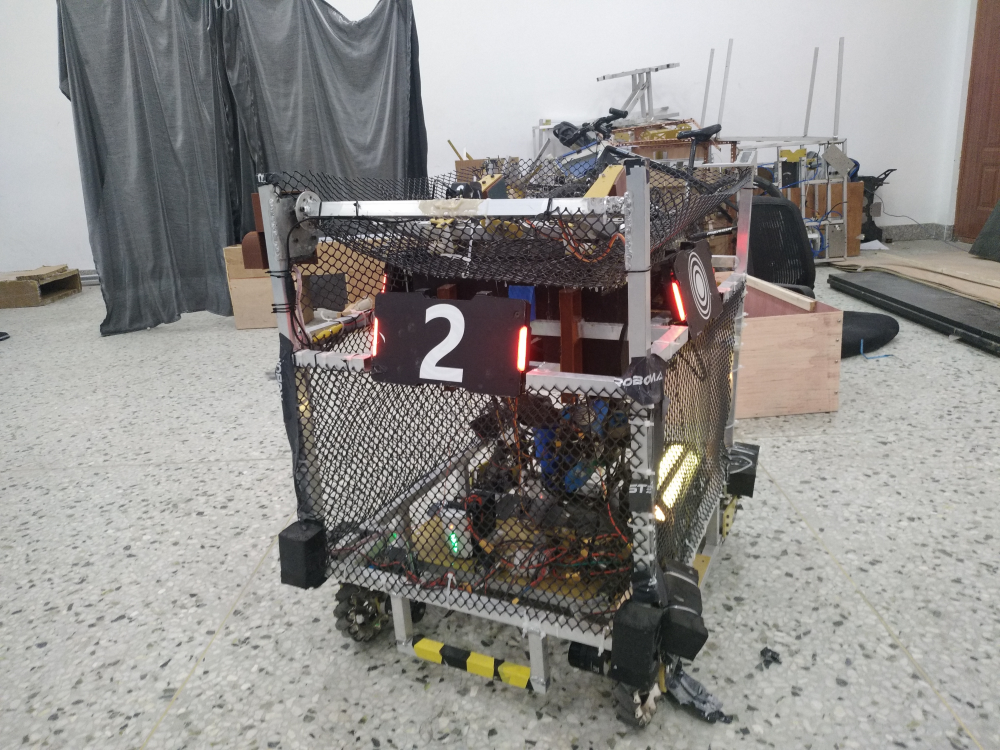
//> input picture Line_sign/data/1.jpg, 4000 x 3000 px, given in place of the camera (shown at 1/4 size)
$ ./main   (built with g++ and OpenCV 4)
//> lines starting //> are read from the running program, lines starting //| are printed output that depends on the picture; after the words box and inside, x2 and y2 are one past the last pixel; in counts of white or black regions, pixels touching at a corner belong together

#include <opencv2/highgui/highgui.hpp>
#include <opencv2/core/core.hpp>
#include <opencv2/opencv.hpp>
#include <iostream>
#include <math.h>


using namespace std;
using namespace cv;


#define T_ANGLE_THRE 15
#define T_SIZE_THRE 0.15
#define Lost_times 20
#define track_long 100
int color_change=0;

class RectTrack//
{
public:
    RotatedRect Rect;
    vector<Point> Track;
    int count =Lost_times;
};


void drawBox(RotatedRect box, Mat img);
Mat select(Mat im,int hh,int hl,int sh,int sl,int vh,int vl);
Mat select_Red(Mat im);
Mat select_Blue(Mat im);
vector<RotatedRect> ArmorDetect(vector<RotatedRect> vEllipse);
vector<RotatedRect> getContours(Mat gray);
void drawLine( vector<RectTrack> TRACK, Mat img);
Scalar_<double> colormap(double n);
int find(RotatedRect rect,vector<RectTrack> track);
void gettrack(vector<RotatedRect> vRlt,vector<RectTrack>& TRACK);


void on_Trackbar_color_change(int, void*)
{
}


#define VIDEO


int main(int argc, char** argv)
 {

    namedWindow("gray");
    namedWindow("image");
    createTrackbar("Blue or Red","image",&color_change,1,on_Trackbar_color_change);


    Mat im,gray;//define image and his gray picture
    TickMeter tim;//to take time
    vector<RectTrack> TRACK;// vectory of a class   to memory track and rotate rect
    vector<RotatedRect> vEllipse; //定以旋转矩形的向量，用于存储发现的目标区域
    vector<RotatedRect> vRlt;// the likely armor plate    Typy rotate rect
    stringstream fps;// to show fps in image
    int n=0;// to count times


#ifdef VIDEO
    VideoCapture video(1);//open
//    video.open("/home/zsq/sq_file/opencv/Line_sign/data/23.mp4");

    if(video.isOpened()==0)
    {
        cout<<"failed open the camera"<<endl;
        return -1;
    }
    video.set(CAP_PROP_AUTO_EXPOSURE,0.25);
    video.set(CV_CAP_PROP_EXPOSURE,(float)16/10000);
    video.set(CV_CAP_PROP_FOURCC, CV_FOURCC('M', 'J', 'P', 'G'));//设置为MJPG格式
#else

    im=imread("/home/zsq/sq_file/opencv/Line_sign/data/2.jpg");
    if(im.empty()==1)
    {
        cout<<"failed open the image";
        return 1;
    }
    resize(im,im,Size(im.cols/4,im.rows/4));
#endif


    fps<<"fps"<<endl;

    while(1)
        {

        if(n==0){tim.reset();tim.start();}
        n++;


#ifdef VIDEO
        video>>im;
//> im is the input picture: 3000 rows x 4000 cols, CV_8UC3; mean B, G, R 139, 141.5, 143.8
        blur(im,im,Size(5,5),Point(-1,-1));
#endif

        //gray=select(im,184,168,255,150,255,117);//red  0~~158  f16     blue 116 70  f16
        if(color_change==0) gray=select_Blue(im);
//> in select, `cvtColor(im,im,CV_BGR2HSV);`: im: 3000 rows x 4000 cols, CV_8UC3; mean H, S, V 63.1, 23, 146.4
//> after the loop in select, `for(int i=0;i<im.cols;i++)`:
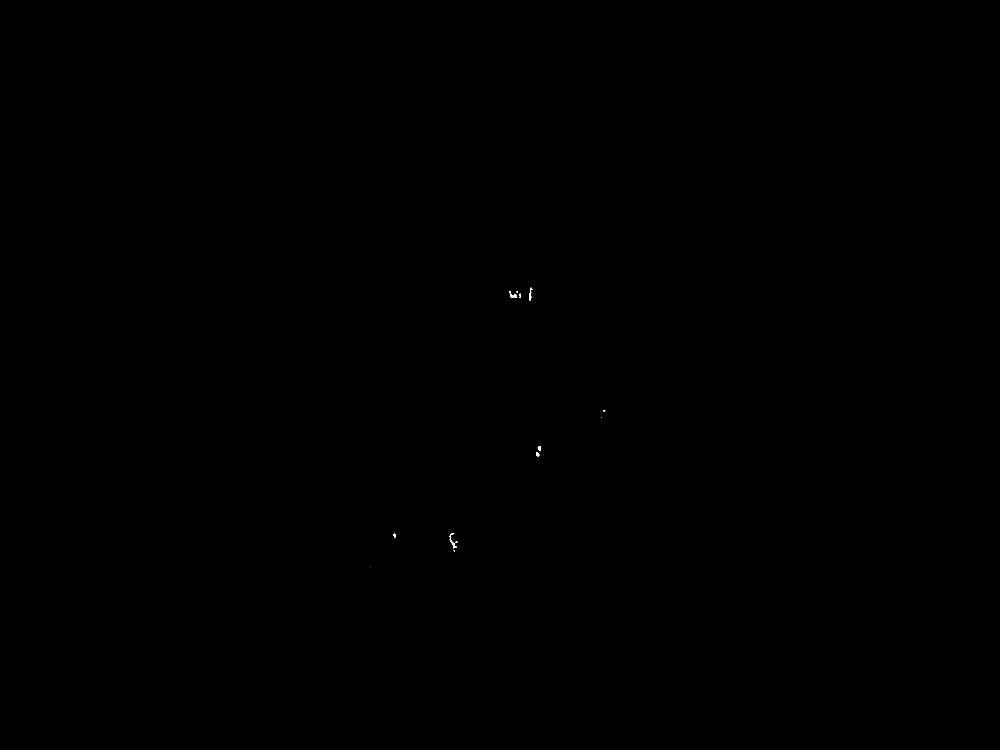
//> gray: 3000 rows x 4000 cols, CV_8UC1 (shown at 1/4 size); 0.01% white; 15 white regions (5 under 20 px), largest, box (x1, y1, x2, y2) and area: (1798, 2133, 1828, 2193) 372, (2038, 1164, 2068, 1191) 327, (2118, 1151, 2130, 1202) 218
        else gray=select_Red(im);


        Mat e5(10,10,CV_8U,Scalar(1));
        morphologyEx(gray,gray,MORPH_CLOSE,e5);
//> gray: 3000 rows x 4000 cols, CV_8UC1; 0.02% white; 9 white regions (2 under 20 px)
//      morphologyEx(gray,gray,MORPH_OPEN,e5);
//      Canny(gray,gray,100,200,5);


        vEllipse=getContours(gray);//返回选卷矩形
//> in getContours, `findContours(gray, contour, RETR_CCOMP , CHAIN_APPROX_SIMPLE);`: contour = 9 contours, 3 with area under 20; largest, box (x1, y1, x2, y2) and area: (2039, 1165, 2085, 1192) 470, (1799, 2134, 1830, 2208) 370, (2119, 1152, 2131, 1203) 264, (2152, 1786, 2165, 1803) 148, (2147, 1809, 2158, 1826) 119, (1574, 2136, 1585, 2151) 92
//> the loop in getContours, `for (int i=0; i<contour.size(); i++)` made 9 passes
//> s on passes 2, 3, 4, 5, 7, 8, 9: centre (1579.6, 2142), size (9.3, 14.5), angle 163.8, centre (1814.3, 2165.5), size (22, 71.3), angle 169.5, centre (2150.5, 1817.5), size (10.8, 18.8), angle 151, centre (2159.1, 1793.9), size (12.9, 16.4), angle 172.4, centre (2418.1, 1642), size (5, 10.5), angle 32.1, centre (2059.6, 1178.5), size (30.9, 44.6), angle 104.8, centre (2123.7, 1175.7), size (9.8, 49.8), angle 5.9
//> vEllipse = 7 RotatedRects (x, y, width, height, angle): [1579.6, 2142, 9.33, 14.48, 163.8], [1814.3, 2165.5, 21.99, 71.35, 169.5], [2150.5, 1817.5, 10.76, 18.81, 151], [2159.1, 1793.9, 12.93, 16.43, 172.4], [2418.1, 1642, 5.04, 10.51, 32.13], [2059.6, 1178.5, 30.94, 44.57, 104.8], [2123.7, 1175.7, 9.81, 49.76, 5.91]

        vRlt=ArmorDetect(vEllipse);//选择可能装甲版矩形
//> the loop in ArmorDetect, `for (unsigned int nI = 0; nI < vEllipse.size() - 1; nI++)` made 6 passes
//> dAngle on passes 1 to 6: 22.11, 16.45, 34.91, 13.53, 26.22, 81.08
//> after the loop in ArmorDetect, `for (unsigned int nI = 0; nI < vEllipse.size() - 1; nI++)`: dAngle = 81.08; nL = 15; nW = 676

        for (unsigned int i = 0; i < vRlt.size(); i++) drawBox(vRlt[i], im);//在当前图像中标出装甲的位置
//> this loop made 0 passes


        gettrack(vRlt,TRACK);
//> TRACK = 0 items

#define ss
#ifdef ss

        vector<RectTrack>::iterator it=TRACK.begin();
        while(it!=TRACK.end())
        {
            (*it).count-=1;
            cout<<(*it).count<<endl;
            if((*it).count<0)
            {
                //delete *it;
                it=TRACK.erase(it);
                cout<<"delete a tract"<<endl;
            }

            else it++;

        }
#endif

        drawLine(TRACK,im);


        if(n==50)//每为
        {
            tim.stop();
            fps.str("");
            fps<<"fps "<<n*1000000/tim.getTimeMicro()<<endl;
            n=0;
        }

        cout<<"asdaddad"<<fps.str();
        putText(im,fps.str(),Point(20,30),FONT_HERSHEY_PLAIN,2,Scalar(0,255,0),2,5);


        imshow("gray",gray);
        imshow("image",im);

        if(waitKey(1)==27) break;
//> the Esc key is pressed


        }


        return  0;
}


// [23 lines left out: functions find, colormap, not called in this run]


void gettrack(vector<RotatedRect> vRlt,vector<RectTrack>& TRACK)
{

    int F;
    RectTrack TRACKss;
    if(0==vRlt.empty())
    {

        for (unsigned int i = 0; i < vRlt.size(); i++)
        {
            F=find(vRlt[i],TRACK);
            //cout<<F<<endl;


            if(F<0)//find
            {
                TRACKss.Rect=vRlt[i];
                TRACKss.Track.push_back(vRlt[i].center);
                //TRACKss.count=20;
                TRACKss.Track.clear();
                TRACK.push_back(TRACKss);

            }
            else
            {
                //cout<<"track"<<endl;

                TRACK[F].Rect=vRlt[i];

                TRACK[F].count=Lost_times;
                if(TRACK[F].Track.size()<track_long) TRACK[F].Track.push_back(vRlt[i].center);
                else
                {
                    TRACK[F].Track.erase(TRACK[F].Track.begin());
                    TRACK[F].Track.push_back(vRlt[i].center);

                    //cout<<"track"<<TRACK[F].Track.size()<<endl;
                }
            }


        }
    }


}


// [30 lines left out: function drawBox, not called in this run]


void drawLine( vector<RectTrack> TRACK, Mat img)
{

    for (unsigned int i = 0; i < TRACK.size(); i++)
    {
        if(TRACK[i].count > Lost_times-2)
        {
            for (unsigned int j = 1; j < TRACK[i].Track.size(); j++)
            {
            line(img, TRACK[i].Track[j-1], TRACK[i].Track[j], colormap((float)i/TRACK.size()), 3, 8, 0);//short
            }
        }
        else
        {

            cout<<"track "<<i<<"                                                                            missing"<<TRACK[i].count<<endl;
        }

    }
}

Mat select(Mat im,int hh,int hl,int sh,int sl,int vh,int vl)
{


    cvtColor(im,im,CV_BGR2HSV);
    Mat gray(im.rows,im.cols,CV_8UC1);

    for(int i=0;i<im.cols;i++)
    {
        for(int j=0;j<im.rows;j++)
        {
            if(im.at<Vec3b>(j,i)[0]<=hh
                    &&im.at<Vec3b>(j,i)[0]>=hl
                    &&im.at<Vec3b>(j,i)[1]<=sh
                    &&im.at<Vec3b>(j,i)[1]>=sl
                    &&im.at<Vec3b>(j,i)[2]<=vh
                    &&im.at<Vec3b>(j,i)[2]>=vl)

                    gray.at<uchar>(j,i)=255;
            else
                    gray.at<uchar>(j,i)=0;
        }
    }
    cvtColor(im,im,CV_HSV2BGR);
    return gray;
}
//gray=select(im,184,168,255,150,255,117);

Mat select_Blue(Mat im)
{
    return select(im,116,70,255,150,255,117);
}
// [25 lines left out: function select_Red, not called in this run]


vector<RotatedRect> ArmorDetect(vector<RotatedRect> vEllipse)//height gao yi dian
{
    vector<RotatedRect> vRlt;
    RotatedRect Armor; //定义装甲区域的旋转矩形
    int nL, nW;
    double dAngle;
    vRlt.clear();
    if (vEllipse.size() < 2) //如果检测到的旋转矩形个数小于2，则直接返回
    {
        std::cout<<"less                two"<<rand()<<endl;
        return vRlt;
    }

    for (unsigned int nI = 0; nI < vEllipse.size() - 1; nI++) //求任意两个旋转矩形的夹角
    {
        for (unsigned int nJ = nI + 1; nJ < vEllipse.size(); nJ++)
        {


            dAngle = abs(vEllipse[nI].angle - vEllipse[nJ].angle);
            while (dAngle > 90)
                dAngle=180-dAngle;

            if (
                    (dAngle < T_ANGLE_THRE)

                    &&(abs(vEllipse[nI].size.height - vEllipse[nJ].size.height) / (vEllipse[nI].size.height + vEllipse[nJ].size.height)) < T_SIZE_THRE


               )
//                    &&
//                    (abs(vEllipse[nI].size.width - vEllipse[nJ].size.width) / (vEllipse[nI].size.width + vEllipse[nJ].size.width)) < T_SIZE_THRE) //判断这两个旋转矩形是否是一个装甲的两个LED等条
            {


                Armor.center.x = (vEllipse[nI].center.x + vEllipse[nJ].center.x) / 2; //装甲中心的x坐标
                Armor.center.y = (vEllipse[nI].center.y + vEllipse[nJ].center.y) / 2; //装甲中心的y坐标


                if (abs(vEllipse[nI].angle - vEllipse[nJ].angle)<90)  Armor.angle = (vEllipse[nI].angle + vEllipse[nJ].angle) / 2;   //装甲所在旋转矩形的旋转角度
                else {Armor.angle = (vEllipse[nI].angle + vEllipse[nJ].angle-180) / 2;}

                if(Armor.angle>0) Armor.angle-=90;
                else {Armor.angle+=90;}

                    //Armor.angle += 90;
                nL = (vEllipse[nI].size.height + vEllipse[nJ].size.height) / 2; //装甲的高度
                nW = sqrt((vEllipse[nI].center.x - vEllipse[nJ].center.x) * (vEllipse[nI].center.x - vEllipse[nJ].center.x) + (vEllipse[nI].center.y - vEllipse[nJ].center.y) * (vEllipse[nI].center.y - vEllipse[nJ].center.y)); //装甲的宽度等于两侧LED所在旋转矩形中心坐标的距离
                if (nL < nW)
                {
                    Armor.size.height = nW;
                    Armor.size.width = nL;

                    if((float)nW/nL<3.5)
                    vRlt.push_back(Armor); //将找出的装甲的旋转矩形保存到vector

                    //cout<<"annnnnnnnnnnnnnnnnnnnnnnnnnnnnnnnnnnnnnnnnnllllllllllllllllllllllllllll"<<nL<<"         sd"<<(abs(vEllipse[nI].size.height - vEllipse[nJ].size.height) / (vEllipse[nI].size.height + vEllipse[nJ].size.height))<<endl;


                }
            }
        }
    }
    return vRlt;
}


vector<RotatedRect> getContours(Mat gray)
{
    vector<vector<Point> > contour;
    RotatedRect s;   //定义旋转矩形
    vector<RotatedRect> result; //定以旋转矩形的向量，用于存储发现的目标区域


    findContours(gray, contour, RETR_CCOMP , CHAIN_APPROX_SIMPLE);


    for (int i=0; i<contour.size(); i++)
    {
        if(contour[i].size()> 5)
        {
            s = fitEllipse(contour[i]);
            result.push_back(s); //将发现的目标保存
        }
    }


    return result;
}


// [425 lines of commented-out code are left out]
